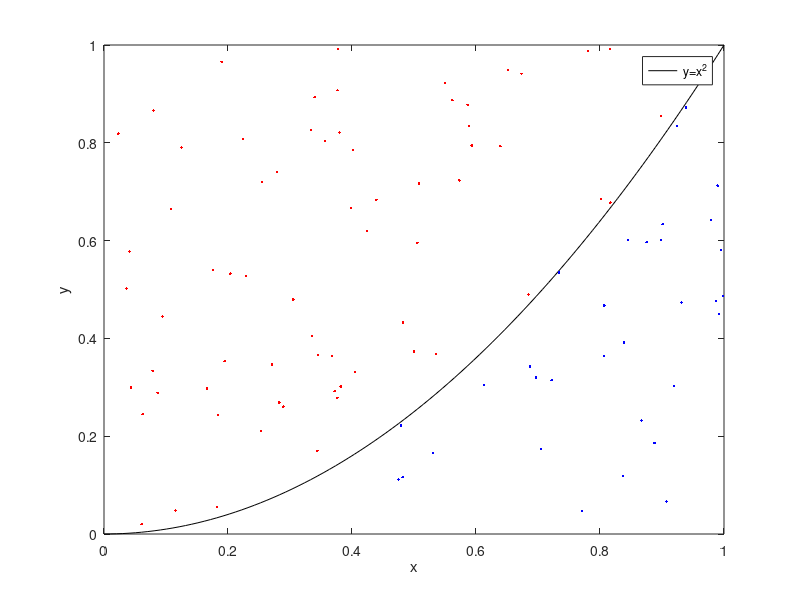

MATLAB code to generate this figure:
%%Matlab code
%%Generate N random numbers within a square box of length one (1). 
%Separate those numbers by the line y=x^2 and mark the above numbers by red color.

clc
clear all
n=100;
x=linspace(0,1,n);
y=x.^2;
plot(x,y,'k-')
hold on
r=rand(n,1);
y1=rand(n,1); 
plot(r(y1>r.^2),y1(y1>r.^2),'r.',r(y1<r.^2),y1(y1<r.^2),'b.')
xlabel('x');
ylabel('y');
legend('y=x^2')
grid off
